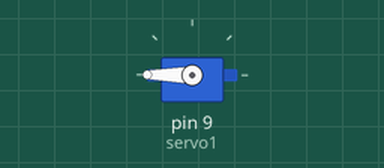
Recording of a sketch running on a simulated Arduino Uno, built with avr-gcc and run on an emulated ATmega328P. On the bench: servo.

Above: at 0.05 s.
At 2.8 s:
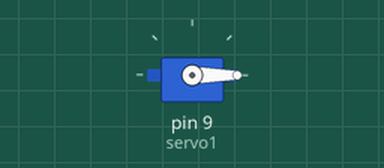
Timing chart, 0 to 6.4 s (numbered marks = the images above):
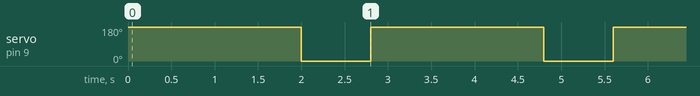

The sketch:

servo_360.ino
```cpp
#include <Servo.h>
Servo servo1;
void setup() {
  // put your setup code here, to run once:
  Serial.begin(9600);
  servo1.attach(9);

}

void loop() {
  // put your main code here, to run repeatedly:
  servo1.write(3600);
  delay(2000);


    servo1.write(-3600);
  delay(800);


}
```

Measured:
- by itself, servo on pin 9 (servo1): alternates 180° for 2.0 s and 0° for 0.80 s
